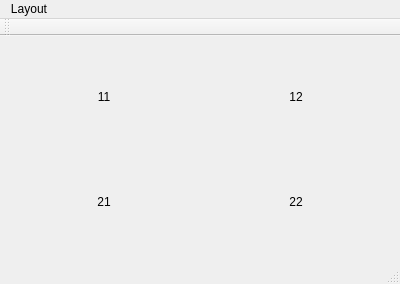
<?xml version="1.0" encoding="UTF-8"?>
<ui version="4.0">
 <class>MainWindow</class>
 <widget class="QMainWindow" name="MainWindow">
  <property name="geometry">
   <rect>
    <x>0</x>
    <y>0</y>
    <width>400</width>
    <height>284</height>
   </rect>
  </property>
  <property name="windowTitle">
   <string>MainWindow</string>
  </property>
  <widget class="QWidget" name="centralWidget">
   <layout class="QGridLayout" name="gridLayout">
    <item row="0" column="1">
     <widget class="QWidget" name="widget_2" native="true">
      <layout class="QGridLayout" name="gridLayout_4">
       <property name="leftMargin">
        <number>0</number>
       </property>
       <property name="topMargin">
        <number>0</number>
       </property>
       <property name="rightMargin">
        <number>0</number>
       </property>
       <property name="bottomMargin">
        <number>0</number>
       </property>
       <item row="0" column="0">
        <widget class="QLabel" name="lable_2">
         <property name="styleSheet">
          <string notr="true">font: 15pt &quot;Courier&quot;;</string>
         </property>
         <property name="text">
          <string>12</string>
         </property>
         <property name="alignment">
          <set>Qt::AlignCenter</set>
         </property>
        </widget>
       </item>
      </layout>
     </widget>
    </item>
    <item row="0" column="0">
     <widget class="QWidget" name="widget_1" native="true">
      <layout class="QGridLayout" name="gridLayout_3">
       <property name="leftMargin">
        <number>0</number>
       </property>
       <property name="topMargin">
        <number>0</number>
       </property>
       <property name="rightMargin">
        <number>0</number>
       </property>
       <property name="bottomMargin">
        <number>0</number>
       </property>
       <item row="0" column="0">
        <widget class="QLabel" name="lable_1">
         <property name="styleSheet">
          <string notr="true">font: 15pt &quot;Courier&quot;;</string>
         </property>
         <property name="text">
          <string>11</string>
         </property>
         <property name="alignment">
          <set>Qt::AlignCenter</set>
         </property>
        </widget>
       </item>
      </layout>
     </widget>
    </item>
    <item row="1" column="0">
     <widget class="QWidget" name="widget_3" native="true">
      <layout class="QGridLayout" name="gridLayout_5">
       <property name="leftMargin">
        <number>0</number>
       </property>
       <property name="topMargin">
        <number>0</number>
       </property>
       <property name="rightMargin">
        <number>0</number>
       </property>
       <property name="bottomMargin">
        <number>0</number>
       </property>
       <item row="0" column="0">
        <widget class="QLabel" name="lable_3">
         <property name="styleSheet">
          <string notr="true">font: 15pt &quot;Courier&quot;;</string>
         </property>
         <property name="text">
          <string>21</string>
         </property>
         <property name="alignment">
          <set>Qt::AlignCenter</set>
         </property>
        </widget>
       </item>
      </layout>
     </widget>
    </item>
    <item row="1" column="1">
     <widget class="QWidget" name="widget_4" native="true">
      <layout class="QGridLayout" name="gridLayout_6">
       <property name="leftMargin">
        <number>0</number>
       </property>
       <property name="topMargin">
        <number>0</number>
       </property>
       <property name="rightMargin">
        <number>0</number>
       </property>
       <property name="bottomMargin">
        <number>0</number>
       </property>
       <item row="0" column="0">
        <widget class="QLabel" name="lable_4">
         <property name="styleSheet">
          <string notr="true">font: 15pt &quot;Courier&quot;;</string>
         </property>
         <property name="text">
          <string>22</string>
         </property>
         <property name="alignment">
          <set>Qt::AlignCenter</set>
         </property>
        </widget>
       </item>
      </layout>
     </widget>
    </item>
   </layout>
  </widget>
  <widget class="QMenuBar" name="menuBar">
   <property name="geometry">
    <rect>
     <x>0</x>
     <y>0</y>
     <width>400</width>
     <height>22</height>
    </rect>
   </property>
   <widget class="QMenu" name="menuLayout">
    <property name="title">
     <string>Layout</string>
    </property>
    <addaction name="actionHorizontal"/>
    <addaction name="separator"/>
    <addaction name="actionVertical"/>
    <addaction name="separator"/>
    <addaction name="actionGrid"/>
   </widget>
   <addaction name="menuLayout"/>
  </widget>
  <widget class="QToolBar" name="mainToolBar">
   <attribute name="toolBarArea">
    <enum>TopToolBarArea</enum>
   </attribute>
   <attribute name="toolBarBreak">
    <bool>false</bool>
   </attribute>
  </widget>
  <widget class="QStatusBar" name="statusBar"/>
  <action name="actionHorizontal">
   <property name="checkable">
    <bool>true</bool>
   </property>
   <property name="text">
    <string>Horizontal</string>
   </property>
  </action>
  <action name="actionVertical">
   <property name="checkable">
    <bool>true</bool>
   </property>
   <property name="text">
    <string>Vertical</string>
   </property>
  </action>
  <action name="actionGrid">
   <property name="checkable">
    <bool>true</bool>
   </property>
   <property name="checked">
    <bool>true</bool>
   </property>
   <property name="text">
    <string>Grid</string>
   </property>
  </action>
 </widget>
 <layoutdefault spacing="6" margin="11"/>
 <resources/>
 <connections/>
</ui>
